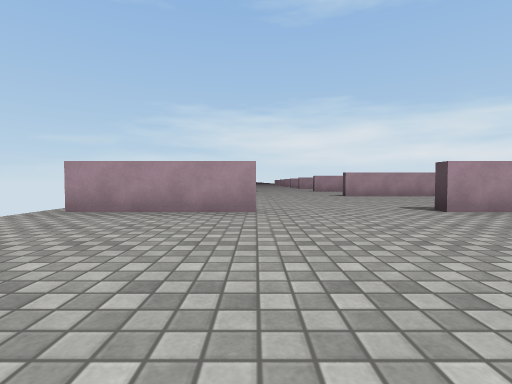
View 1 (above)

19 first-person views from a walk through a Unity game level. The camera is 0.47 m above the floor, tilts 2° down and sees 85° across. The floor is counted in squares, 1 m on a side. Each view is taken from the middle of a square. On the plan, view 1 faces up. The plan holds only what a view shows up to about 9 squares ahead; the rest is blank. The place goes on beyond the plan. The player is left out. Surface patterns are stand-ins for the level's own textures.

View 2
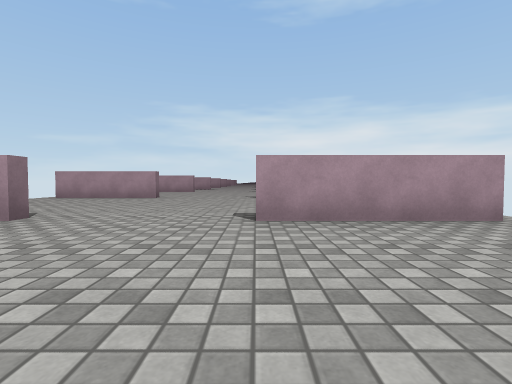

View 3
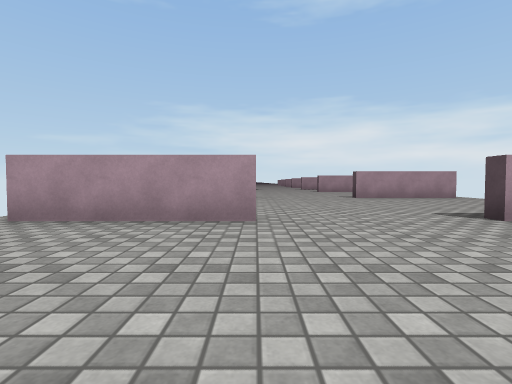

View 4
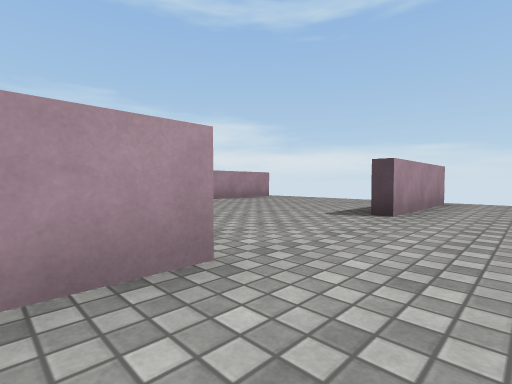

View 5
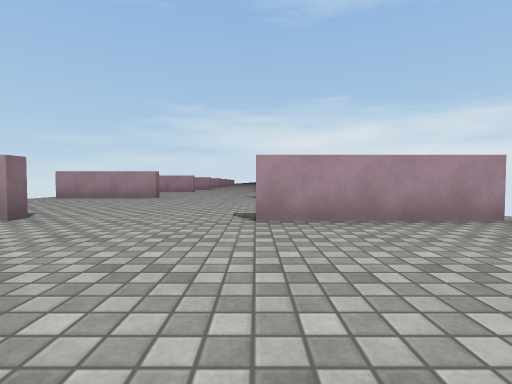

View 6
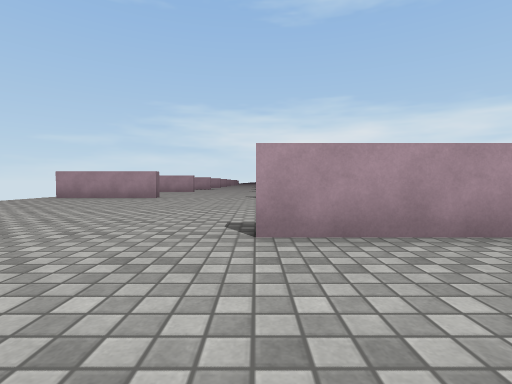

View 7
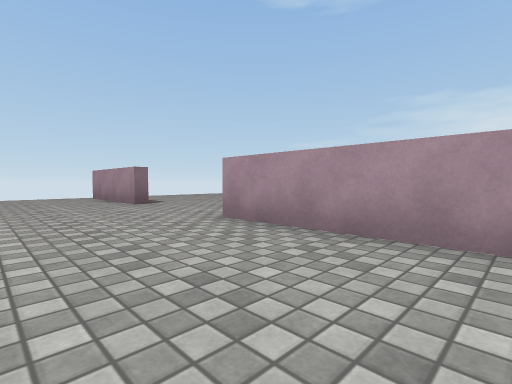

View 8
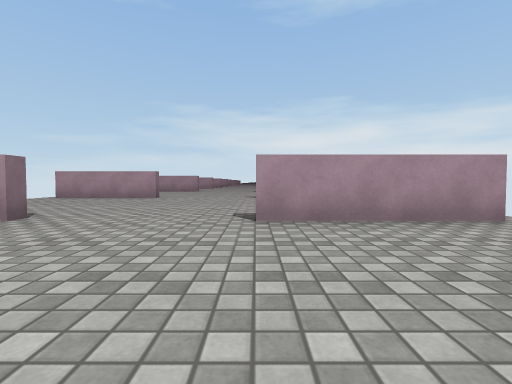

View 9
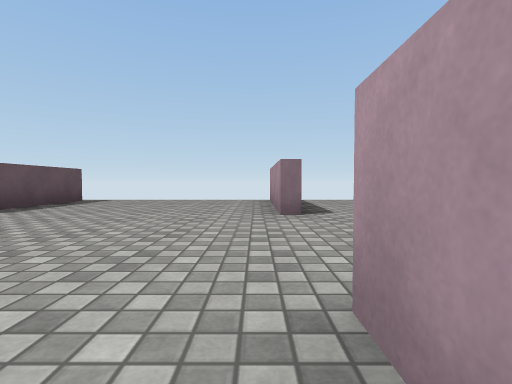

View 10
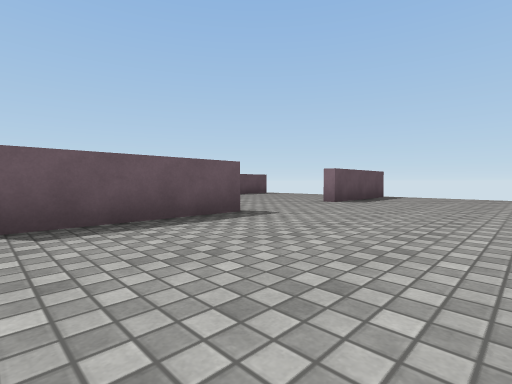

View 11
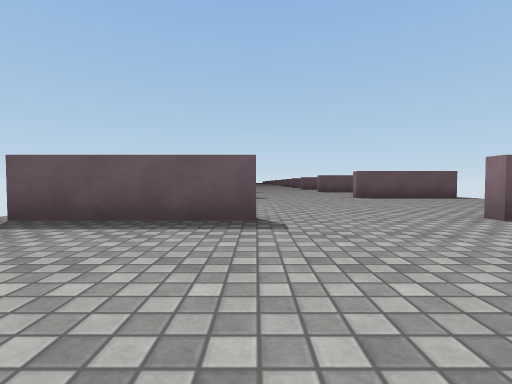

View 12
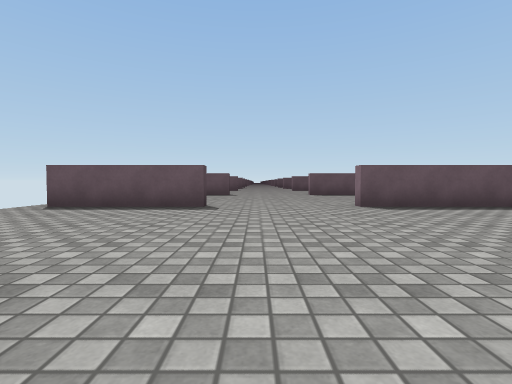

View 13
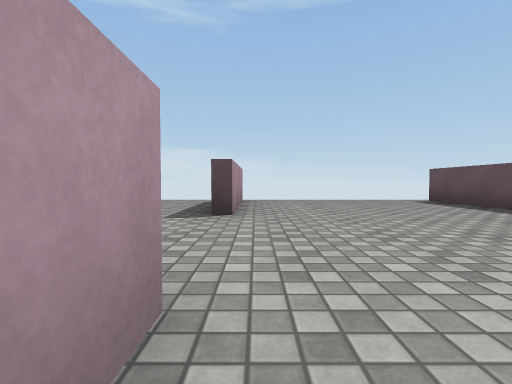

View 14
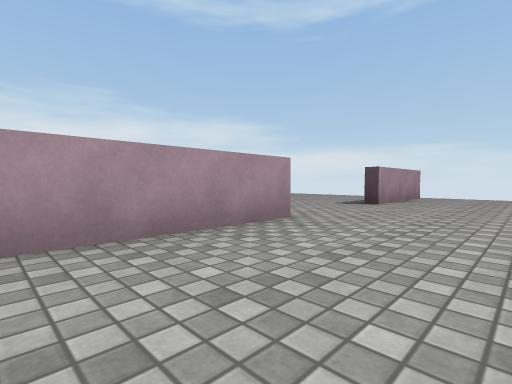

View 15
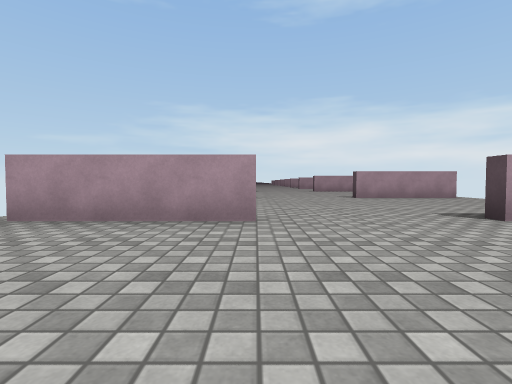

View 16
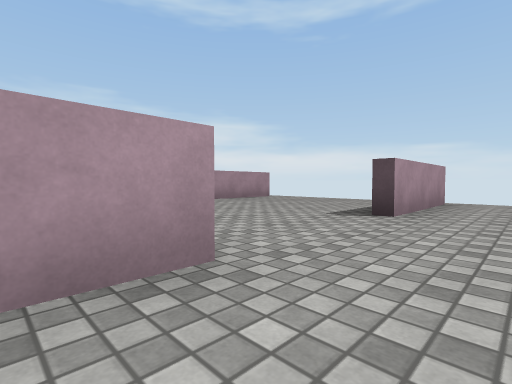

View 17
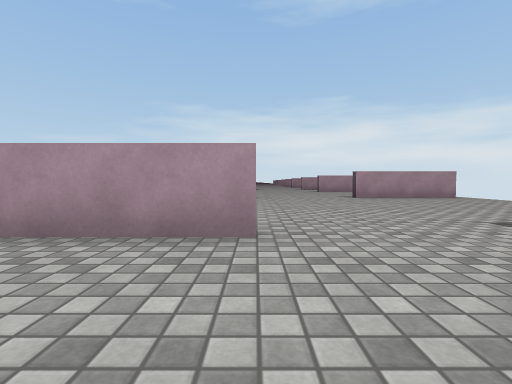

View 18
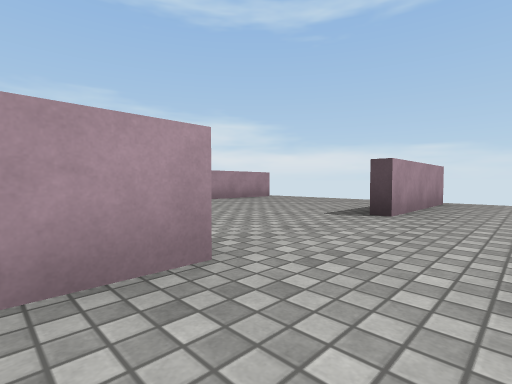

View 19
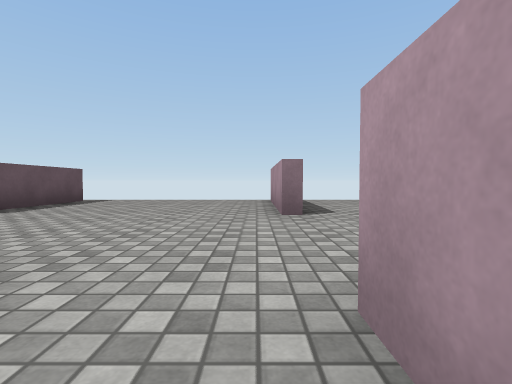

### Floor plan
Points are (right, up) in squares from view 1. A wall is a line through its corners. A room is listed if a view was taken in it or the views show most of it. See-through windows are left out.
Room 1 (views 1, 2, 3, 4, 5, 6, 7, 8, 9, 10, 11, 12, 13, 14, 15, 16, 17, 18, 19)
walls: (0.1, -1.6) (-3, -1.6); (0.1, 4.4) (-3, 4.4); (6.1, -1.6) (3, -1.6) (3, -1.2); (0, -6.2) (0, -6.7) (-3, -6.7); (6.1, 4.4) (3, 4.4); (6.1, -6.7) (3, -6.7) (3, -6.2); (0, 9.8) (0, 9.4) (-3, 9.4); (-3, 9.7) (-0.6, 9.7); (6.1, 9.4) (3, 9.4) (3, 9.8); (-3, -11.4) (0, -11.4) (0, -11.7) (-3, -11.7); (6.1, -11.7) (3, -11.7) (3, -11.4) (6, -11.4); (0, 14.4) (-3, 14.4); (6.1, 14.4) (3, 14.4) (3, 14.8); (3, -16.3) (6, -16.3); (-3.1, -16.3) (0, -16.3)
ways out: gap at (-3, -11); gap at (-3, -6); gap at (-3, -1); gap at (-3, 5); gap at (-3, 10); gap at (6, -11); gap at (6, -6); gap at (6, -1); gap at (6, 5); gap at (6, 10)

Where each view was taken, in squares from view 1:
view 1: 0 up, 0 right, facing up
view 2: 1 up, 3 right, facing up
view 3: 6 up, 0 right, facing up
view 4: 8 up, 1 left, facing up-right
view 5: 6 up, 3 right, facing up
view 6: 4 down, 3 right, facing up
view 7: 4 down, 6 right, facing up-left
view 8: 10 down, 3 right, facing up
view 9: 7 down, 4 right, facing left
view 10: 8 down, 6 right, facing down-left
view 11: 8 down, 3 right, facing down
view 12: 11 down, 2 right, facing down
view 13: 12 down, 1 left, facing right
view 14: 14 down, 3 left, facing up-right
view 15: 10 down, 0 right, facing up
view 16: 8 down, 1 left, facing up-right
view 17: 4 down, 0 right, facing up
view 18: 3 up, 1 left, facing up-right
view 19: 14 up, 4 right, facing left
